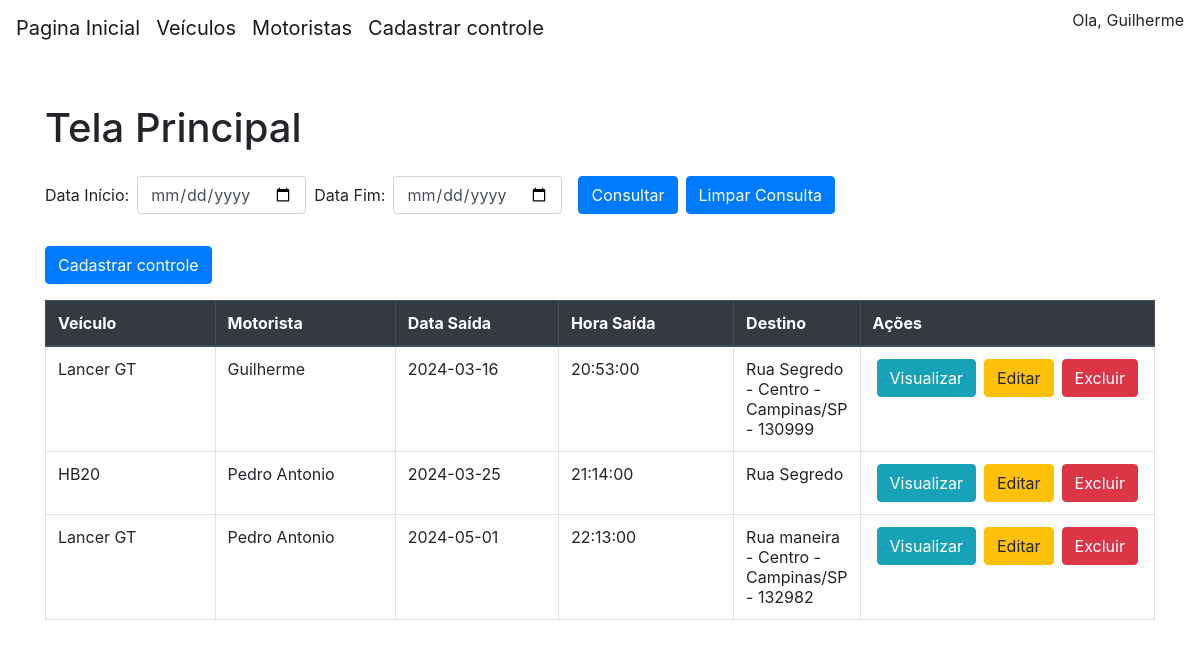
Screenshot of / (signed in) with the database file from the repository.
### models.py (models this page shows, shortened)
class Motorista(db.Model):
    id = db.Column(db.Integer, primary_key=True)
    cod_motorista = db.Column(db.String(20), unique=True, nullable=False)
    nome = db.Column(db.String(100), nullable=False)
    telefone = db.Column(db.String(20), nullable=False)
    cnh = db.Column(db.String(20), nullable=False)

class Controle(db.Model):
    id = db.Column(db.Integer, primary_key=True)
    veiculo_id = db.Column(db.Integer, db.ForeignKey('veiculo.id'), nullable=False)
    motorista_id = db.Column(db.Integer, db.ForeignKey('motorista.id'), nullable=False)
    data_saida = db.Column(db.Date, nullable=False)
    hora_saida = db.Column(db.Time, nullable=False)
    km_saida = db.Column(db.Integer, nullable=False)
    destino = db.Column(db.String(100), nullable=False)
    data_retorno = db.Column(db.Date)
    hora_retorno = db.Column(db.Time)
    km_retorno = db.Column(db.Integer)
    km_percorrido = db.Column(db.Integer)
    veiculo = db.relationship('Veiculo', backref=db.backref('controles', lazy=True))
    motorista = db.relationship('Motorista', backref=db.backref('controles', lazy=True))

class Veiculo(db.Model):
    id = db.Column(db.Integer, primary_key=True)
    placa = db.Column(db.String(20), unique=True, nullable=False)
    marca = db.Column(db.String(100), nullable=False)
    modelo = db.Column(db.String(100), nullable=False)
    km_troca_oleo = db.Column(db.Integer)

### routes/controle_routes.py (the view)
@controle_routes.route('/')
def listar_controle():
    if 'username' not in session:
        return redirect(url_for('auth.login'))
    controles = Controle.query.all()
    return render_template('/controle/tela_principal.html', controles=controles)

### templates/controle/tela_principal.html (shortened to what this page needs)
{% extends "base.html" %}
{% block content %}
<h1 class="mb-4">Tela Principal</h1>
<div class="d-flex">
    <div class="form-group">
        <form method="get" action="" class="form-inline">
            <label for="data_inicio" class="mr-2">Data Início:</label>
            <input class="form-control mr-2" type="date" name="data_inicio">
            <label for="data_fim" class="mr-2">Data Fim:</label>
            <input class="form-control mr-2" type="date" name="data_fim">
            <button class="btn btn-primary mx-2" type="submit">Consultar</button>
        </form>
    </div>
    <div class="form-group">
        <form method="get" action=" " class="form-inline">
            <button type="submit" class="btn btn-primary">Limpar Consulta</button>
        </form>
    </div>
</div>
<a class="btn btn-primary mb-3" href="{{ url_for('controle_routes.cadastrar_controle')}}">Cadastrar controle</a>
<table class="table table-bordered">
    <thead class="thead-dark">
        <tr class="table-primary">
            <th scope="col" class="col-md-3">Veículo</th>
            <th scope="col" class="col-md-3">Motorista</th>
            <th scope="col" class="col-md-3">Data Saída</th>
            <th scope="col" class="col-md-3">Hora Saída</th>
            <th scope="col" class="col-md-3">Destino</th>
            <th scope="col" class="col-md-3">Ações</th>
        </tr>
    </thead>
    <tbody>
        {% for controle in controles %}
        <tr>
            <td>{{ controle.veiculo.modelo }}</td>
            <td>{{ controle.motorista.nome }}</td>
            <td>{{ controle.data_saida }}</td>
            <td>{{ controle.hora_saida }}</td>
            <td>{{ controle.destino }}</td>
            <td>
                <div class="d-flex">
                    <a class="btn btn-info mx-1" href="/controle/detalhes/{{ controle.id }}">Visualizar</a>
                    <a class="btn btn-warning mx-1" href="controle/editar/{{ controle.id }}">Editar</a>
                    <a class="btn btn-danger mx-1" href="#" onclick="confirmarExclusao('{{ controle.id }}')">Excluir</a>
                </div>
            </td>
        </tr>
        {% endfor %}
    </tbody>
</table>
{% endblock %}

### templates/base.html (shortened to what this page needs)
<html lang="pt-br">
<head>
    <link rel="stylesheet" href="https://stackpath.bootstrapcdn.com/bootstrap/4.3.1/css/bootstrap.min.css">
</head>
<body>
<nav class="navbar navbar-expand-lg navbar-light bg-dar">
    <a class="navbar-brand" href="">Pagina Inicial</a>
    <div class="collapse navbar-collapse" id="navbarNav">
        <ul class="navbar-nav">
            <li class="nav-item">
                <a class="navbar-brand" href="{{ url_for('veiculo_routes.listar_veiculos')}}">Veículos</a>
            </li>
            <li class="nav-item">
                <a class="navbar-brand" href="{{ url_for('motoristas_routes.listar_motorista')}}">Motoristas</a>
            </li>
            <li class="nav-item">
                <a class="navbar-brand" href="{{ url_for('controle_routes.cadastrar_controle')}}">Cadastrar controle</a>
            </li>
        </ul>
    </div>
    <p>Ola, {{ session['username'] }}</p>
</nav>
<div class="container mt-5">
    {% block content %}
    {% endblock %}
</div>
</body>
</html>

### rows the page displays
Motorista: username "Guilherme"
Controle: veiculo.modelo "Lancer GT", motorista.nome "Guilherme", data_saida "2024-03-16", hora_saida "20:53:00", destino "Rua Segredo - Centro - Campinas/SP - 130999"
Controle: veiculo.modelo "HB20", motorista.nome "Pedro Antonio", data_saida "2024-03-25", hora_saida "21:14:00", destino "Rua Segredo"
Controle: veiculo.modelo "Lancer GT", motorista.nome "Pedro Antonio", data_saida "2024-05-01", hora_saida "22:13:00", destino "Rua maneira - Centro - Campinas/SP - 132982"
